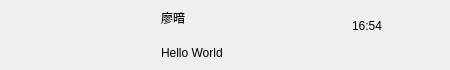
<?xml version="1.0" encoding="UTF-8"?>
<ui version="4.0">
 <class>ChatUserWid</class>
 <widget class="QWidget" name="ChatUserWid">
  <property name="geometry">
   <rect>
    <x>0</x>
    <y>0</y>
    <width>450</width>
    <height>70</height>
   </rect>
  </property>
  <property name="minimumSize">
   <size>
    <width>0</width>
    <height>70</height>
   </size>
  </property>
  <property name="maximumSize">
   <size>
    <width>16777215</width>
    <height>70</height>
   </size>
  </property>
  <property name="windowTitle">
   <string>ChatUserWid</string>
  </property>
  <layout class="QHBoxLayout" name="horizontalLayout">
   <property name="spacing">
    <number>5</number>
   </property>
   <property name="leftMargin">
    <number>6</number>
   </property>
   <property name="topMargin">
    <number>2</number>
   </property>
   <property name="rightMargin">
    <number>6</number>
   </property>
   <property name="bottomMargin">
    <number>2</number>
   </property>
   <item>
    <widget class="QWidget" name="icon_wid" native="true">
     <property name="minimumSize">
      <size>
       <width>50</width>
       <height>50</height>
      </size>
     </property>
     <property name="maximumSize">
      <size>
       <width>50</width>
       <height>50</height>
      </size>
     </property>
     <layout class="QHBoxLayout" name="horizontalLayout_2">
      <property name="spacing">
       <number>0</number>
      </property>
      <property name="leftMargin">
       <number>0</number>
      </property>
      <property name="topMargin">
       <number>0</number>
      </property>
      <property name="rightMargin">
       <number>0</number>
      </property>
      <property name="bottomMargin">
       <number>0</number>
      </property>
      <item>
       <widget class="QLabel" name="icon_label">
        <property name="minimumSize">
         <size>
          <width>45</width>
          <height>45</height>
         </size>
        </property>
        <property name="maximumSize">
         <size>
          <width>45</width>
          <height>45</height>
         </size>
        </property>
        <property name="text">
         <string/>
        </property>
       </widget>
      </item>
     </layout>
    </widget>
   </item>
   <item>
    <widget class="QWidget" name="user_info_wid" native="true">
     <property name="maximumSize">
      <size>
       <width>130</width>
       <height>16777215</height>
      </size>
     </property>
     <layout class="QVBoxLayout" name="verticalLayout">
      <property name="spacing">
       <number>7</number>
      </property>
      <property name="leftMargin">
       <number>2</number>
      </property>
      <property name="topMargin">
       <number>2</number>
      </property>
      <property name="rightMargin">
       <number>2</number>
      </property>
      <property name="bottomMargin">
       <number>2</number>
      </property>
      <item>
       <widget class="QLabel" name="user_name_libel">
        <property name="text">
         <string>廖暗</string>
        </property>
       </widget>
      </item>
      <item>
       <widget class="QLabel" name="user_chat_label">
        <property name="maximumSize">
         <size>
          <width>130</width>
          <height>16777215</height>
         </size>
        </property>
        <property name="text">
         <string>Hello World</string>
        </property>
       </widget>
      </item>
     </layout>
    </widget>
   </item>
   <item>
    <widget class="QWidget" name="time_wid" native="true">
     <property name="sizePolicy">
      <sizepolicy hsizetype="Preferred" vsizetype="Preferred">
       <horstretch>0</horstretch>
       <verstretch>0</verstretch>
      </sizepolicy>
     </property>
     <property name="minimumSize">
      <size>
       <width>50</width>
       <height>50</height>
      </size>
     </property>
     <property name="maximumSize">
      <size>
       <width>50</width>
       <height>50</height>
      </size>
     </property>
     <layout class="QVBoxLayout" name="verticalLayout_2">
      <item>
       <widget class="QLabel" name="time_label">
        <property name="text">
         <string>16:54</string>
        </property>
        <property name="alignment">
         <set>Qt::AlignLeading|Qt::AlignLeft|Qt::AlignTop</set>
        </property>
       </widget>
      </item>
     </layout>
    </widget>
   </item>
  </layout>
 </widget>
 <resources/>
 <connections/>
</ui>
